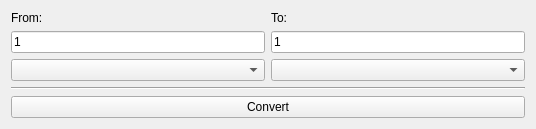
<?xml version="1.0" encoding="UTF-8"?>
<ui version="4.0">
 <class>MainWindow</class>
 <widget class="QMainWindow" name="MainWindow">
  <property name="geometry">
   <rect>
    <x>0</x>
    <y>0</y>
    <width>536</width>
    <height>114</height>
   </rect>
  </property>
  <property name="windowTitle">
   <string>MainWindow</string>
  </property>
  <widget class="QWidget" name="centralWidget">
   <layout class="QVBoxLayout" name="verticalLayout">
    <item>
     <layout class="QHBoxLayout" name="horizontalLayout">
      <item>
       <widget class="QLabel" name="fromLabel">
        <property name="text">
         <string>From:</string>
        </property>
       </widget>
      </item>
      <item>
       <widget class="QLabel" name="toLabel">
        <property name="text">
         <string>To:</string>
        </property>
       </widget>
      </item>
     </layout>
    </item>
    <item>
     <layout class="QHBoxLayout" name="horizontalLayout_2">
      <item>
       <widget class="QLineEdit" name="fromInput">
        <property name="text">
         <string>1</string>
        </property>
       </widget>
      </item>
      <item>
       <widget class="QLineEdit" name="toInput">
        <property name="cursor">
         <cursorShape>BusyCursor</cursorShape>
        </property>
        <property name="text">
         <string>1</string>
        </property>
        <property name="readOnly">
         <bool>true</bool>
        </property>
       </widget>
      </item>
     </layout>
    </item>
    <item>
     <layout class="QHBoxLayout" name="horizontalLayout_3">
      <item>
       <widget class="QComboBox" name="fromCurrency"/>
      </item>
      <item>
       <widget class="QComboBox" name="toCurrency"/>
      </item>
     </layout>
    </item>
    <item>
     <widget class="Line" name="line">
      <property name="orientation">
       <enum>Qt::Horizontal</enum>
      </property>
     </widget>
    </item>
    <item>
     <widget class="QPushButton" name="convertButton">
      <property name="text">
       <string>Convert</string>
      </property>
     </widget>
    </item>
   </layout>
  </widget>
 </widget>
 <layoutdefault spacing="6" margin="11"/>
 <resources/>
 <connections/>
</ui>
